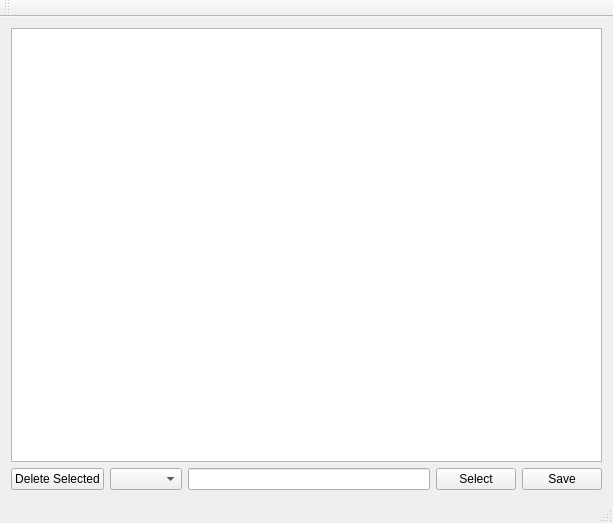
<?xml version="1.0" encoding="UTF-8"?>
<ui version="4.0">
 <class>MainWindow</class>
 <widget class="QMainWindow" name="MainWindow">
  <property name="geometry">
   <rect>
    <x>0</x>
    <y>0</y>
    <width>613</width>
    <height>523</height>
   </rect>
  </property>
  <property name="sizePolicy">
   <sizepolicy hsizetype="Preferred" vsizetype="Preferred">
    <horstretch>1</horstretch>
    <verstretch>1</verstretch>
   </sizepolicy>
  </property>
  <property name="windowTitle">
   <string>Recently used Files</string>
  </property>
  <widget class="QWidget" name="centralWidget">
   <layout class="QGridLayout" name="gridLayout_2">
    <item row="1" column="2">
     <widget class="QLineEdit" name="lineEditSelection"/>
    </item>
    <item row="1" column="4">
     <widget class="QPushButton" name="pushButtonSave">
      <property name="enabled">
       <bool>true</bool>
      </property>
      <property name="text">
       <string>Save</string>
      </property>
     </widget>
    </item>
    <item row="1" column="0">
     <widget class="QPushButton" name="pushButtonDeleteSelected">
      <property name="enabled">
       <bool>true</bool>
      </property>
      <property name="text">
       <string>Delete Selected</string>
      </property>
     </widget>
    </item>
    <item row="0" column="0" colspan="5">
     <widget class="QTableView" name="tableView">
      <property name="editTriggers">
       <set>QAbstractItemView::EditKeyPressed</set>
      </property>
      <property name="alternatingRowColors">
       <bool>true</bool>
      </property>
      <property name="sortingEnabled">
       <bool>true</bool>
      </property>
     </widget>
    </item>
    <item row="1" column="3">
     <widget class="QPushButton" name="pushButtonSelect">
      <property name="text">
       <string>Select</string>
      </property>
     </widget>
    </item>
    <item row="1" column="1">
     <widget class="QComboBox" name="comboBoxSearchColumn"/>
    </item>
   </layout>
  </widget>
  <widget class="QMenuBar" name="menuBar">
   <property name="geometry">
    <rect>
     <x>0</x>
     <y>0</y>
     <width>613</width>
     <height>27</height>
    </rect>
   </property>
  </widget>
  <widget class="QToolBar" name="mainToolBar">
   <attribute name="toolBarArea">
    <enum>TopToolBarArea</enum>
   </attribute>
   <attribute name="toolBarBreak">
    <bool>false</bool>
   </attribute>
  </widget>
  <widget class="QStatusBar" name="statusBar"/>
 </widget>
 <layoutdefault spacing="6" margin="11"/>
 <resources/>
 <connections/>
</ui>
